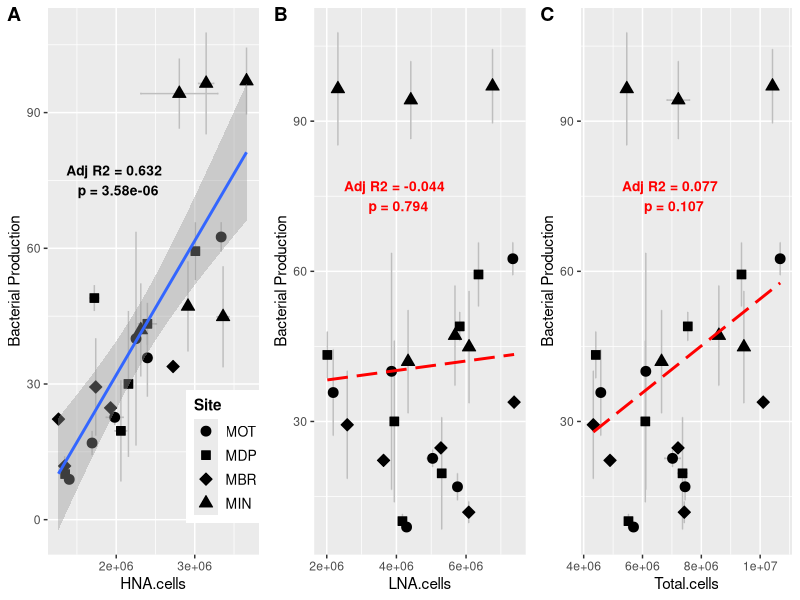

Source code (R):
# March 4th, 2017 
# Marian L Schmidt 

# Load libraries
library(dplyr)
library(ggplot2)
library(cowplot)

# Read in the data 
raw_data <- read.table(file="data/Chloroplasts_removed/nochloro_HNA_LNA.tsv", header = TRUE)  %>%
  # Create matching column to go with Muskegon productivity data
  mutate(norep_filter_name = paste(substr(Sample_16S,1,4), substr(Sample_16S,6,9), sep = "")) %>%
  arrange(norep_filter_name)

# Subset out only the Muskegon and Surface samples 
muskegon_data <- raw_data %>%
  dplyr::filter(Lake == "Muskegon" & Depth == "Surface") %>%
  dplyr::select(norep_filter_name)


# Load in the productivity data
production <- read.csv(file="data/production_data.csv", header = TRUE) %>%    
  dplyr::filter(fraction == "Free" & limnion == "Surface") %>%                         # Select only rows that are free-living
  dplyr::select(names, tot_bacprod, SD_tot_bacprod) %>%         # Select relevant columns for total productivity
  mutate(tot_bacprod = round(tot_bacprod, digits = 2),          # Round to 2 decimals
         SD_tot_bacprod = round(SD_tot_bacprod, digits = 2) ) %>%      
  dplyr::rename(norep_filter_name = names) %>%                  # Rename to match other data frame
  arrange(norep_filter_name)

# Stop if the names do not match
stopifnot(muskegon_data$norep_filter_name == production$norep_filter_name)

# Combine the two muskegon data frames into one
combined_data <- left_join(muskegon_data, production, by = "norep_filter_name")

# Merge the combined data back into the original data frame (data)
data <- left_join(raw_data, combined_data, by = "norep_filter_name")

# Write out the file 
#write.table(data, file="data/Chloroplasts_removed/productivity_data.tsv", row.names=TRUE)




####################################################################################
####################################################################################
########################  Analysis of HNA/LNA/Total Cells vs Total Productivity
muskegon <- dplyr::filter(data, Lake == "Muskegon" & Depth == "Surface") %>%
  mutate(Site = factor(Site, levels = c("MOT", "MDP", "MBR", "MIN"))) 


lm_HNA <- lm(tot_bacprod ~ HNA.cells, data = muskegon)

HNA_vs_prod <- ggplot(muskegon, aes(x = HNA.cells, y = tot_bacprod)) + 
  geom_errorbarh(aes(xmin = HNA.cells - HNA.sd, xmax = HNA.cells + HNA.sd), color = "grey") + 
  geom_errorbar(aes(ymin = tot_bacprod - SD_tot_bacprod, max = tot_bacprod + SD_tot_bacprod), color = "grey") + 
  scale_shape_manual(values = c(21, 22, 23, 24)) + 
  geom_point(size = 3, aes(shape = Site), fill = "black") + 
  geom_smooth(method = "lm") + 
  ylab("Bacterial Production") +
  annotate("text", x = 2e+06, y=75, color = "black", fontface = "bold", size = 3.5,
           label = paste("Adj R2 =", round(summary(lm_HNA)$adj.r.squared, digits = 3), "\n", 
                         "p =", round(unname(summary(lm_HNA)$coefficients[,4][2]), digits = 8)))

lm_LNA <- lm(tot_bacprod ~ LNA.cells, data = muskegon)

LNA_vs_prod <- ggplot(muskegon, aes(x = LNA.cells, y = tot_bacprod)) + 
  geom_errorbarh(aes(xmin = LNA.cells - LNA.sd, xmax = LNA.cells + LNA.sd), color = "grey") + 
  geom_errorbar(aes(ymin = tot_bacprod - SD_tot_bacprod, max = tot_bacprod + SD_tot_bacprod), color = "grey") + 
  scale_shape_manual(values = c(21, 22, 23, 24)) + 
  geom_point(size = 3, aes(shape = Site), fill = "black") + 
  ylab("Bacterial Production") +
  geom_smooth(method = "lm", se = FALSE, linetype = "longdash", color = "red") + 
  annotate("text", x = 4e+06, y=75, color = "red", fontface = "bold", size = 3.5,
           label = paste("Adj R2 =", round(summary(lm_LNA)$adj.r.squared, digits = 3), "\n", 
                         "p =", round(unname(summary(lm_LNA)$coefficients[,4][2]), digits = 3)))

lm_total <- lm(tot_bacprod ~ Total.cells, data = muskegon)

Total_vs_prod <- ggplot(muskegon, aes(x = Total.cells, y = tot_bacprod)) + 
  geom_errorbarh(aes(xmin = Total.cells - Total.count.sd, xmax = Total.cells + Total.count.sd), color = "grey") + 
  geom_errorbar(aes(ymin = tot_bacprod - SD_tot_bacprod, max = tot_bacprod + SD_tot_bacprod), color = "grey") + 
  scale_shape_manual(values = c(21, 22, 23, 24)) +
  geom_point(size = 3, aes(shape = Site), fill = "black") + 
  ylab("Bacterial Production") +
  geom_smooth(method = "lm", se = FALSE, linetype = "longdash", color = "red") + 
  annotate("text", x = 7e+06, y=75, color = "red", fontface = "bold", size = 3.5,
           label = paste("Adj R2 =", round(summary(lm_total)$adj.r.squared, digits = 3), "\n", 
                         "p =", round(unname(summary(lm_total)$coefficients[,4][2]), digits = 3)))

# Put all three plots together into one 
totprod_plots <- plot_grid(HNA_vs_prod + theme(legend.position = c(0.84, 0.18),
                              legend.text = element_text(size = 10),
                              legend.title = element_text(size = 11, face = "bold")), 
          LNA_vs_prod + theme(legend.position = "none"), 
          Total_vs_prod + theme(legend.position = "none"),
          labels = c("A", "B", "C"), 
          ncol = 3)

# Save the plot to a file to call in the README
ggsave(plot = totprod_plots, 
       filename = "data/Chloroplasts_removed/HNA_vs_productivity.png", 
       width = 10, height = 4, units = "in", dpi = 500)
